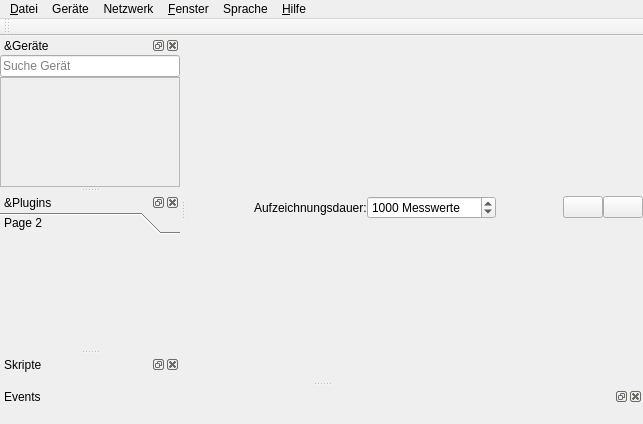
<?xml version="1.0" encoding="UTF-8"?>
<ui version="4.0">
 <class>MainWindow</class>
 <widget class="QMainWindow" name="MainWindow">
  <property name="geometry">
   <rect>
    <x>0</x>
    <y>0</y>
    <width>643</width>
    <height>424</height>
   </rect>
  </property>
  <property name="windowTitle">
   <string>RealTime OpenControl</string>
  </property>
  <property name="dockOptions">
   <set>QMainWindow::AllowNestedDocks|QMainWindow::AllowTabbedDocks|QMainWindow::AnimatedDocks|QMainWindow::GroupedDragging</set>
  </property>
  <widget class="QWidget" name="centralwidget">
   <layout class="QVBoxLayout" name="verticalLayout_9">
    <property name="spacing">
     <number>0</number>
    </property>
    <property name="leftMargin">
     <number>0</number>
    </property>
    <property name="topMargin">
     <number>0</number>
    </property>
    <property name="rightMargin">
     <number>0</number>
    </property>
    <property name="bottomMargin">
     <number>2</number>
    </property>
    <item>
     <layout class="QHBoxLayout" name="horizontalLayout">
      <property name="spacing">
       <number>0</number>
      </property>
      <item>
       <spacer name="horizontalSpacer_2">
        <property name="orientation">
         <enum>Qt::Horizontal</enum>
        </property>
        <property name="sizeHint" stdset="0">
         <size>
          <width>0</width>
          <height>0</height>
         </size>
        </property>
       </spacer>
      </item>
      <item>
       <widget class="QLabel" name="label_2">
        <property name="text">
         <string>Aufzeichnungsdauer:</string>
        </property>
       </widget>
      </item>
      <item>
       <widget class="QSpinBox" name="maxLengthSpinBox">
        <property name="toolTip">
         <string>Ändere die Aufzeichnungsdauer</string>
        </property>
        <property name="statusTip">
         <string>Ändere die Aufzeichnungsdauer</string>
        </property>
        <property name="suffix">
         <string> Messwerte</string>
        </property>
        <property name="maximum">
         <number>10000000</number>
        </property>
        <property name="value">
         <number>1000</number>
        </property>
       </widget>
      </item>
      <item>
       <spacer name="horizontalSpacer">
        <property name="orientation">
         <enum>Qt::Horizontal</enum>
        </property>
        <property name="sizeHint" stdset="0">
         <size>
          <width>0</width>
          <height>0</height>
         </size>
        </property>
       </spacer>
      </item>
      <item>
       <widget class="QPushButton" name="clearButton">
        <property name="toolTip">
         <string>Lösche alle Signale</string>
        </property>
        <property name="statusTip">
         <string>Lösche alle Signale</string>
        </property>
        <property name="text">
         <string/>
        </property>
        <property name="icon">
         <iconset>
          <normaloff>icons/clear.png</normaloff>icons/clear.png</iconset>
        </property>
        <property name="iconSize">
         <size>
          <width>25</width>
          <height>25</height>
         </size>
        </property>
       </widget>
      </item>
      <item>
       <widget class="QPushButton" name="createGraphButton">
        <property name="text">
         <string/>
        </property>
        <property name="icon">
         <iconset>
          <normaloff>icons/graph.png</normaloff>icons/graph.png</iconset>
        </property>
        <property name="iconSize">
         <size>
          <width>25</width>
          <height>25</height>
         </size>
        </property>
       </widget>
      </item>
     </layout>
    </item>
    <item>
     <layout class="QVBoxLayout" name="plotLayout"/>
    </item>
   </layout>
  </widget>
  <widget class="QDockWidget" name="deviceWidget">
   <property name="sizePolicy">
    <sizepolicy hsizetype="Preferred" vsizetype="Preferred">
     <horstretch>0</horstretch>
     <verstretch>0</verstretch>
    </sizepolicy>
   </property>
   <property name="statusTip">
    <string>Geräte, für die PlugIns vorhanden sind, erscheinen hier</string>
   </property>
   <property name="inputMethodHints">
    <set>Qt::ImhNone</set>
   </property>
   <property name="floating">
    <bool>false</bool>
   </property>
   <property name="features">
    <set>QDockWidget::AllDockWidgetFeatures</set>
   </property>
   <property name="allowedAreas">
    <set>Qt::LeftDockWidgetArea|Qt::RightDockWidgetArea</set>
   </property>
   <property name="windowTitle">
    <string>&amp;Geräte</string>
   </property>
   <attribute name="dockWidgetArea">
    <number>1</number>
   </attribute>
   <widget class="QWidget" name="dockWidgetContents_2">
    <layout class="QVBoxLayout" name="verticalLayout_3">
     <property name="spacing">
      <number>0</number>
     </property>
     <property name="leftMargin">
      <number>0</number>
     </property>
     <property name="topMargin">
      <number>0</number>
     </property>
     <property name="rightMargin">
      <number>0</number>
     </property>
     <property name="bottomMargin">
      <number>0</number>
     </property>
     <item>
      <widget class="QLineEdit" name="searchEdit">
       <property name="placeholderText">
        <string>Suche Gerät</string>
       </property>
      </widget>
     </item>
     <item>
      <widget class="QScrollArea" name="scrollArea_2">
       <property name="minimumSize">
        <size>
         <width>180</width>
         <height>0</height>
        </size>
       </property>
       <property name="widgetResizable">
        <bool>true</bool>
       </property>
       <widget class="QWidget" name="scrollAreaWidgetContents_2">
        <property name="geometry">
         <rect>
          <x>0</x>
          <y>0</y>
          <width>178</width>
          <height>85</height>
         </rect>
        </property>
        <property name="minimumSize">
         <size>
          <width>0</width>
          <height>0</height>
         </size>
        </property>
        <layout class="QVBoxLayout" name="verticalLayout_13">
         <property name="spacing">
          <number>0</number>
         </property>
         <property name="leftMargin">
          <number>0</number>
         </property>
         <property name="topMargin">
          <number>0</number>
         </property>
         <property name="rightMargin">
          <number>0</number>
         </property>
         <property name="bottomMargin">
          <number>0</number>
         </property>
         <item>
          <layout class="QVBoxLayout" name="deviceLayout">
           <property name="spacing">
            <number>0</number>
           </property>
          </layout>
         </item>
         <item>
          <spacer name="verticalSpacer_2">
           <property name="orientation">
            <enum>Qt::Vertical</enum>
           </property>
           <property name="sizeHint" stdset="0">
            <size>
             <width>20</width>
             <height>0</height>
            </size>
           </property>
          </spacer>
         </item>
         <item>
          <spacer name="verticalSpacer_3">
           <property name="orientation">
            <enum>Qt::Vertical</enum>
           </property>
           <property name="sizeHint" stdset="0">
            <size>
             <width>20</width>
             <height>0</height>
            </size>
           </property>
          </spacer>
         </item>
        </layout>
       </widget>
      </widget>
     </item>
    </layout>
   </widget>
  </widget>
  <widget class="QDockWidget" name="pluginsWidget">
   <property name="sizePolicy">
    <sizepolicy hsizetype="Preferred" vsizetype="Preferred">
     <horstretch>0</horstretch>
     <verstretch>0</verstretch>
    </sizepolicy>
   </property>
   <property name="statusTip">
    <string>Falls ein Gerät ein GUI-PlugIn besitzt, erscheint dies hier</string>
   </property>
   <property name="floating">
    <bool>false</bool>
   </property>
   <property name="features">
    <set>QDockWidget::AllDockWidgetFeatures</set>
   </property>
   <property name="allowedAreas">
    <set>Qt::AllDockWidgetAreas</set>
   </property>
   <property name="windowTitle">
    <string>&amp;Plugins</string>
   </property>
   <attribute name="dockWidgetArea">
    <number>1</number>
   </attribute>
   <widget class="QWidget" name="dockWidgetContents_3">
    <layout class="QVBoxLayout" name="verticalLayout">
     <property name="spacing">
      <number>0</number>
     </property>
     <property name="leftMargin">
      <number>0</number>
     </property>
     <property name="topMargin">
      <number>0</number>
     </property>
     <property name="rightMargin">
      <number>0</number>
     </property>
     <property name="bottomMargin">
      <number>0</number>
     </property>
     <item>
      <widget class="QToolBox" name="pluginsBox">
       <property name="sizePolicy">
        <sizepolicy hsizetype="Preferred" vsizetype="Expanding">
         <horstretch>0</horstretch>
         <verstretch>0</verstretch>
        </sizepolicy>
       </property>
       <property name="currentIndex">
        <number>0</number>
       </property>
       <widget class="QWidget" name="page_2">
        <property name="geometry">
         <rect>
          <x>0</x>
          <y>0</y>
          <width>180</width>
          <height>85</height>
         </rect>
        </property>
        <attribute name="label">
         <string>Page 2</string>
        </attribute>
       </widget>
      </widget>
     </item>
    </layout>
   </widget>
  </widget>
  <widget class="QMenuBar" name="menuBar">
   <property name="geometry">
    <rect>
     <x>0</x>
     <y>0</y>
     <width>643</width>
     <height>26</height>
    </rect>
   </property>
   <widget class="QMenu" name="menuDatei">
    <property name="statusTip">
     <string>Öffnen, Speichern, Exportieren</string>
    </property>
    <property name="title">
     <string>&amp;Datei</string>
    </property>
    <addaction name="loadSessionAction"/>
    <addaction name="saveSessionAction"/>
    <addaction name="separator"/>
    <addaction name="importDataAction"/>
    <addaction name="exportDataAction"/>
    <addaction name="separator"/>
    <addaction name="systemTrayAction"/>
    <addaction name="separator"/>
    <addaction name="actionBeenden"/>
   </widget>
   <widget class="QMenu" name="menuFenster">
    <property name="statusTip">
     <string>Unterfenster-Darstellung verwalten</string>
    </property>
    <property name="title">
     <string>&amp;Fenster</string>
    </property>
    <addaction name="deviceWidgetToggle"/>
    <addaction name="pluginsWidgetToggle"/>
    <addaction name="scriptWidgetToggle"/>
    <addaction name="eventWidgetToggle"/>
   </widget>
   <widget class="QMenu" name="menuHilfe">
    <property name="title">
     <string>&amp;Hilfe</string>
    </property>
    <addaction name="clearCacheAction"/>
    <addaction name="separator"/>
    <addaction name="helpAction"/>
    <addaction name="pluginRepoAction"/>
    <addaction name="separator"/>
    <addaction name="checkUpdatesAction"/>
    <addaction name="aboutAction"/>
   </widget>
   <widget class="QMenu" name="menuSprache">
    <property name="title">
     <string>Sprache</string>
    </property>
    <addaction name="actionDeutsch"/>
    <addaction name="actionEnglish"/>
   </widget>
   <widget class="QMenu" name="menuGer_te">
    <property name="title">
     <string>Geräte</string>
    </property>
    <addaction name="getPluginsButton"/>
   </widget>
   <widget class="QMenu" name="menuNetzwerk">
    <property name="title">
     <string>Netzwerk</string>
    </property>
    <widget class="QMenu" name="menuTCP_Server_2">
     <property name="title">
      <string>TCP - Server</string>
     </property>
     <addaction name="actionTCPServer_2"/>
     <addaction name="actionTCPPassword_2"/>
     <addaction name="actionTCPPort_2"/>
    </widget>
    <widget class="QMenu" name="MeniuTelegramBot">
     <property name="title">
      <string>Telegram-Bot</string>
     </property>
     <addaction name="actionTelegramBot_2"/>
     <addaction name="actionBotToken_2"/>
    </widget>
    <addaction name="menuTCP_Server_2"/>
    <addaction name="HTMLServerAction_2"/>
    <addaction name="MeniuTelegramBot"/>
   </widget>
   <addaction name="menuDatei"/>
   <addaction name="menuGer_te"/>
   <addaction name="menuNetzwerk"/>
   <addaction name="menuFenster"/>
   <addaction name="menuSprache"/>
   <addaction name="menuHilfe"/>
  </widget>
  <widget class="QDockWidget" name="scriptDockWidget">
   <property name="windowTitle">
    <string>Skripte</string>
   </property>
   <attribute name="dockWidgetArea">
    <number>1</number>
   </attribute>
   <widget class="QWidget" name="dockWidgetContents_6">
    <layout class="QVBoxLayout" name="verticalLayout_2">
     <property name="spacing">
      <number>0</number>
     </property>
     <property name="leftMargin">
      <number>0</number>
     </property>
     <property name="topMargin">
      <number>0</number>
     </property>
     <property name="rightMargin">
      <number>0</number>
     </property>
     <property name="bottomMargin">
      <number>0</number>
     </property>
     <item>
      <layout class="QHBoxLayout" name="scriptLayout"/>
     </item>
    </layout>
   </widget>
  </widget>
  <widget class="QToolBar" name="toolBar">
   <property name="sizePolicy">
    <sizepolicy hsizetype="Minimum" vsizetype="Preferred">
     <horstretch>0</horstretch>
     <verstretch>0</verstretch>
    </sizepolicy>
   </property>
   <property name="windowTitle">
    <string>toolBar</string>
   </property>
   <attribute name="toolBarArea">
    <enum>TopToolBarArea</enum>
   </attribute>
   <attribute name="toolBarBreak">
    <bool>false</bool>
   </attribute>
  </widget>
  <widget class="QDockWidget" name="eventWidgets">
   <property name="sizePolicy">
    <sizepolicy hsizetype="Preferred" vsizetype="Ignored">
     <horstretch>0</horstretch>
     <verstretch>0</verstretch>
    </sizepolicy>
   </property>
   <property name="windowTitle">
    <string>Events</string>
   </property>
   <attribute name="dockWidgetArea">
    <number>8</number>
   </attribute>
   <widget class="QWidget" name="dockWidgetContents">
    <layout class="QVBoxLayout" name="verticalLayout_4">
     <item>
      <layout class="QHBoxLayout" name="eventLayout">
       <property name="spacing">
        <number>0</number>
       </property>
      </layout>
     </item>
    </layout>
   </widget>
  </widget>
  <action name="exportDataAction">
   <property name="text">
    <string>&amp;Daten exportieren</string>
   </property>
   <property name="statusTip">
    <string>Bitte nutze RECHTSKLICK auf Plotbereich</string>
   </property>
  </action>
  <action name="actionBeenden">
   <property name="text">
    <string>&amp;Beenden</string>
   </property>
  </action>
  <action name="stylePlotsAction">
   <property name="text">
    <string>&amp;Plot anpassen</string>
   </property>
   <property name="statusTip">
    <string>Plot-Darstellung</string>
   </property>
  </action>
  <action name="actionPlot_exportieren">
   <property name="text">
    <string>&amp;Plot exportieren</string>
   </property>
   <property name="statusTip">
    <string>Bitte nutze RECHTSKLICK auf Plotbereich</string>
   </property>
  </action>
  <action name="actionFenster">
   <property name="text">
    <string>Fenster</string>
   </property>
  </action>
  <action name="signalWidgetToggle">
   <property name="checkable">
    <bool>true</bool>
   </property>
   <property name="checked">
    <bool>true</bool>
   </property>
   <property name="text">
    <string>&amp;Signale</string>
   </property>
   <property name="statusTip">
    <string>Signale-Unterfenster</string>
   </property>
  </action>
  <action name="deviceWidgetToggle">
   <property name="checkable">
    <bool>true</bool>
   </property>
   <property name="checked">
    <bool>true</bool>
   </property>
   <property name="text">
    <string>&amp;Geräte</string>
   </property>
   <property name="statusTip">
    <string>Geräte-Unterfenster</string>
   </property>
  </action>
  <action name="pluginsWidgetToggle">
   <property name="checkable">
    <bool>true</bool>
   </property>
   <property name="text">
    <string>&amp;Plugins</string>
   </property>
   <property name="statusTip">
    <string>Plugins-Unterfenster</string>
   </property>
  </action>
  <action name="scriptWidgetToggle">
   <property name="checkable">
    <bool>true</bool>
   </property>
   <property name="text">
    <string>S&amp;kript</string>
   </property>
   <property name="statusTip">
    <string>Skripte-Unterfenster</string>
   </property>
  </action>
  <action name="loadScriptAction">
   <property name="text">
    <string>&amp;Skript laden</string>
   </property>
   <property name="statusTip">
    <string>Skript aus Datei laden</string>
   </property>
  </action>
  <action name="saveScriptAction">
   <property name="text">
    <string>S&amp;kript speichern</string>
   </property>
   <property name="statusTip">
    <string>Skript in Datei speichern</string>
   </property>
  </action>
  <action name="saveSessionAction">
   <property name="text">
    <string>S&amp;ession speichern</string>
   </property>
  </action>
  <action name="actionZuletzt_geladen">
   <property name="text">
    <string>Zuletzt geladen</string>
   </property>
  </action>
  <action name="loadSessionAction">
   <property name="text">
    <string>Session &amp;laden</string>
   </property>
  </action>
  <action name="helpAction">
   <property name="text">
    <string>&amp;Hilfe zu RTOC</string>
   </property>
  </action>
  <action name="aboutAction">
   <property name="text">
    <string>Über RTOC</string>
   </property>
  </action>
  <action name="importDataAction">
   <property name="text">
    <string>Daten &amp;importieren</string>
   </property>
  </action>
  <action name="systemTrayAction">
   <property name="checkable">
    <bool>true</bool>
   </property>
   <property name="checked">
    <bool>true</bool>
   </property>
   <property name="text">
    <string>Minimize to SystemTray</string>
   </property>
  </action>
  <action name="multiprocessingListenerAction">
   <property name="checkable">
    <bool>true</bool>
   </property>
   <property name="text">
    <string>Multiproessing - Listener</string>
   </property>
  </action>
  <action name="actionDeutsch">
   <property name="checkable">
    <bool>true</bool>
   </property>
   <property name="text">
    <string>Deutsch</string>
   </property>
  </action>
  <action name="actionEnglish">
   <property name="checkable">
    <bool>true</bool>
   </property>
   <property name="text">
    <string>English</string>
   </property>
  </action>
  <action name="eventWidgetToggle">
   <property name="checkable">
    <bool>true</bool>
   </property>
   <property name="text">
    <string>Events</string>
   </property>
  </action>
  <action name="actionBotToken">
   <property name="text">
    <string>Bot-Token eingeben</string>
   </property>
  </action>
  <action name="actionTelegramBot">
   <property name="checkable">
    <bool>true</bool>
   </property>
   <property name="text">
    <string>Aktiviert</string>
   </property>
  </action>
  <action name="HTMLServerAction">
   <property name="checkable">
    <bool>true</bool>
   </property>
   <property name="text">
    <string>RTOC - Web</string>
   </property>
  </action>
  <action name="actionTCPServer">
   <property name="checkable">
    <bool>true</bool>
   </property>
   <property name="text">
    <string>Aktivieren</string>
   </property>
  </action>
  <action name="actionTCPPassword">
   <property name="text">
    <string>Passwort-Schutz</string>
   </property>
  </action>
  <action name="checkUpdatesAction">
   <property name="text">
    <string>Auf Updates prüfen</string>
   </property>
  </action>
  <action name="actionTCPPort">
   <property name="text">
    <string>Port: 5050</string>
   </property>
  </action>
  <action name="clearCacheAction">
   <property name="text">
    <string>Cache leeren</string>
   </property>
  </action>
  <action name="pluginRepoAction">
   <property name="text">
    <string>Plugin-Repository</string>
   </property>
  </action>
  <action name="getPluginsButton">
   <property name="text">
    <string>Geräte hinzufügen/entfernen</string>
   </property>
  </action>
  <action name="actionTCPServer_2">
   <property name="checkable">
    <bool>true</bool>
   </property>
   <property name="text">
    <string>Aktivieren</string>
   </property>
  </action>
  <action name="actionTCPPassword_2">
   <property name="text">
    <string>Passwort-Schutz</string>
   </property>
  </action>
  <action name="actionTCPPort_2">
   <property name="text">
    <string>Port: 5050</string>
   </property>
  </action>
  <action name="HTMLServerAction_2">
   <property name="checkable">
    <bool>true</bool>
   </property>
   <property name="text">
    <string>RTOC - Web</string>
   </property>
  </action>
  <action name="actionTelegramBot_2">
   <property name="checkable">
    <bool>true</bool>
   </property>
   <property name="text">
    <string>Aktiviert</string>
   </property>
  </action>
  <action name="actionBotToken_2">
   <property name="text">
    <string>Bot-Token eingeben</string>
   </property>
  </action>
 </widget>
 <resources/>
 <connections>
  <connection>
   <sender>actionBeenden</sender>
   <signal>triggered()</signal>
   <receiver>MainWindow</receiver>
   <slot>close()</slot>
   <hints>
    <hint type="sourcelabel">
     <x>-1</x>
     <y>-1</y>
    </hint>
    <hint type="destinationlabel">
     <x>463</x>
     <y>398</y>
    </hint>
   </hints>
  </connection>
 </connections>
</ui>
